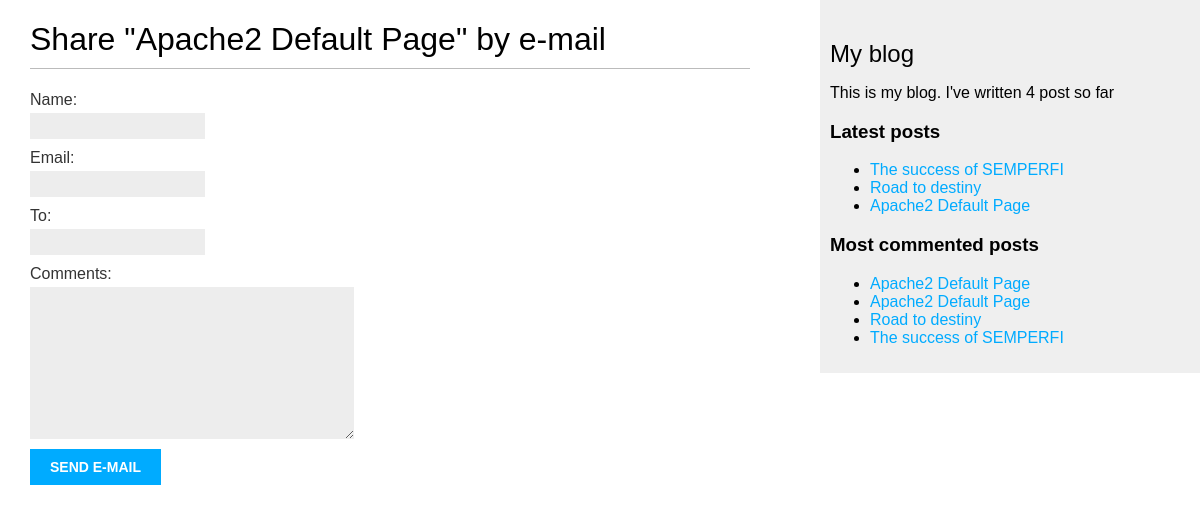
/blog/4/share/, run on an earlier commit of the app's database.
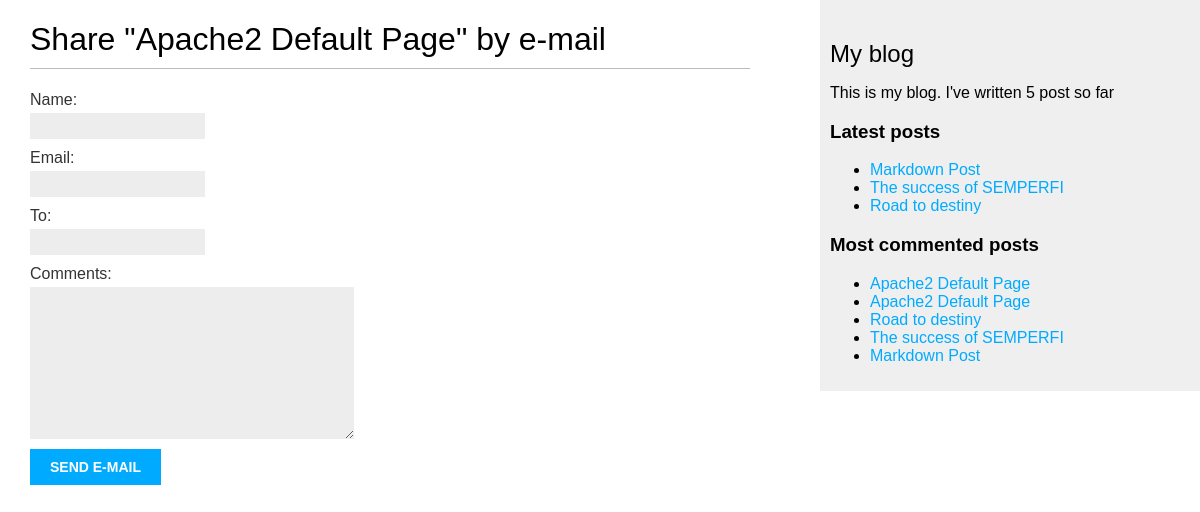
And on a later commit of the database.
### blog/models.py (models this page shows, shortened)
class Post(models.Model):
    class Status(models.TextChoices):
        DRAFT = "DF", "Draft"
        PUBLISHED = "PB", "Published"
    tags = TaggableManager()
    class PublishedManager(models.Manager):
        def get_queryset(self):
            return super().get_queryset().filter(status=Post.Status.PUBLISHED)
    title = models.CharField(max_length=250)
    slug = models.SlugField(max_length=250, unique_for_date="publish")
    body = models.TextField()
    publish = models.DateTimeField(default=timezone.now)
    created = models.DateTimeField(auto_now_add=True)
    updated = models.DateTimeField(auto_now=True)
    status = models.CharField(max_length=2, choices=Status, default=Status.PUBLISHED)
    author = models.ForeignKey(
        settings.AUTH_USER_MODEL, on_delete=models.CASCADE, related_name="blog_post"
    )
    objects = models.Manager
    published = PublishedManager()
    class Meta:
        ordering: ["-publish"]
        indexes: [models.Index(fields=["-publish"])]
    def get_absolute_url(self):
        return reverse(
            "blog:post_detail",
            args=[self.publish.year, self.publish.month, self.publish.day, self.slug],
        )

### blog/views.py (the view)
# urls.py: path("<int:post_id>/share/", views.post_share, name="post_share"),
def post_share(request, post_id):
    post = get_object_or_404(Post, id=post_id, status=Post.Status.PUBLISHED)
    sent = False
    if request.method == "POST":
        form = EmailPostForm(request.POST)
        if form.is_valid():
            cd = form.cleaned_data
            post_url = request.build_absolute_uri(post.get_absolute_url())
            subject = (
                f"{cd['name']} ({cd['email']})" f"recommends you read {post.title}"
            )
            message = (
                f"Read {post.title} as {post_url}\n\n"
                f"{cd['name']}'s comments: {cd['comments']}"
            )
            send_mail(
                subject=subject,
                message=message,
                from_email=None,
                recipient_list=[cd["to"]],
            )
            sent = True
    else:
        form = EmailPostForm()
    return render(
        request,
        "blog/post/share.html",
        {
            "post": post,
            "form": form,
            "sent": sent,
        },
    )

### blog/forms.py
class EmailPostForm(forms.Form):
    name = forms.CharField(max_length=25)
    email = forms.EmailField()
    to = forms.EmailField()
    comments = forms.CharField(required=False, widget=forms.Textarea)

### blog/templatetags/blog_tags.py (called while the page is built)
@register.simple_tag
def total_posts():
    return Post.published.count()

@register.inclusion_tag('blog/post/latest_posts.html')
def show_latest_posts(count=5):
    latest_posts = Post.published.order_by('-publish')[:count]
    return {'latest_posts': latest_posts}

@register.simple_tag
def get_most_commented_posts(count=5):
    return Post.published.annotate(total_comments=Count("comments")).order_by('-total_comments')[:count]

### blog/templates/blog/post/share.html (shortened to what this page needs)
{% extends "blog/base.html" %}
{% block content %}
{% if sent %}
<h1>Email successfully sent</h1>
<p>"{{post.title}}" was successfully sent to {{form.cleaned_data.to}}.</p>
{% else %}
<h1>
    Share "{{post.title}}" by e-mail
</h1>
<form method="post">
    {{form.as_p}}
    <input type="submit" value="Send e-mail">
</form>
{% endif %}
{% endblock %}

### blog/templates/blog/base.html (shortened to what this page needs)
{% load blog_tags %}
{% load static %}
<!DOCTYPE html>
<html lang="en">
<head>
    <link href="{% static 'css/blog.css' %}" rel="stylesheet">
</head>
<body>
    <div id="content">
        {% block content%}{% endblock %}
    </div>
    <div id="sidebar">
        <h2>My blog</h2>
        <p>This is my blog. I've written {% total_posts %} post so far</p>
        <h3>
            Latest posts
        </h3>
        {% show_latest_posts 3 %}
        <h3>Most commented posts</h3>
        {%  get_most_commented_posts as most_commented_posts %}
        <ul>
            {% for post in most_commented_posts %}
                <li>
                    <a href="{{post.get_absolute_url }}">{{post.title}}</a>
                </li>
            {% endfor %}
        </ul>
    </div>
</body>
</html>

### blog/templates/blog/post/latest_posts.html
<ul>
    {% for post in latest_posts %}
        <li>
            <a href="{{ post.get_absolute_url }}">
                {{post.title}}
            </a>
        </li>
    {% endfor %}
</ul>

What changed in the data, as far as the page shows it:
no longer on one of the page's lists (row unchanged): Post: title "Apache2 Default Page"
added Post: title "Markdown Post"
Also different on the page:
text no longer shown: "4"
text now shown: "5"
